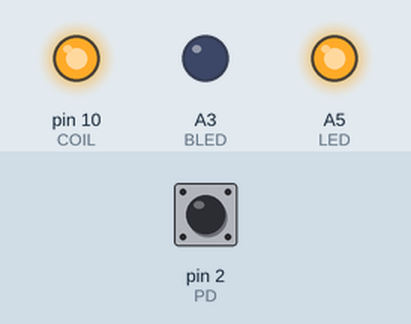
Recording of a sketch running on a simulated Arduino Leonardo, built with avr-gcc and run on an emulated ATmega32U4. Shown: output pins drawn as LEDs (lit = HIGH). The inputs (shaded band) are chosen by the test bench; at power-on: pin 2 (PD) LOW. What the sketch prints to the serial monitor is not drawn.

Above: at 1.2 s.
1.3 s: pin 2 (PD) pulsed HIGH 2 times (0.12 s each, 0.3 s apart)
At 2.4 s:
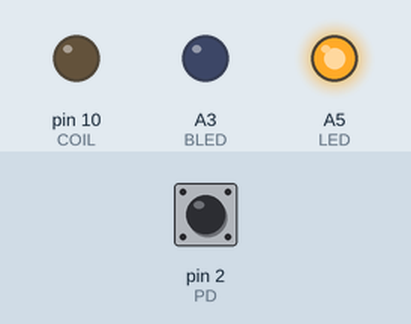
At 3.3 s:
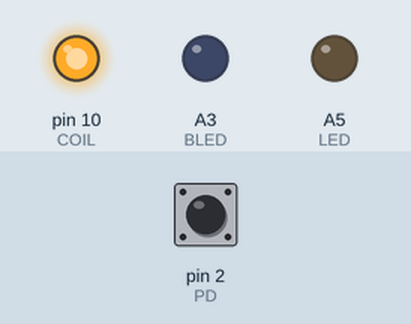
4.1 s: pin 2 (PD) pulsed HIGH 5 times (0.12 s each, 0.3 s apart)
At 5.9 s:
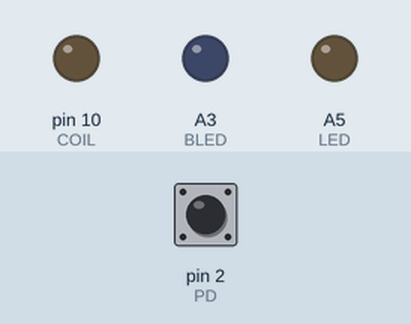
Timing chart, 0 to 13.8 s (numbered marks = the images above; inputs shaded):
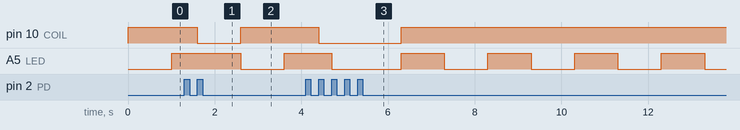

Measured:
- after the input at 1.3 s, pin 10 (COIL): HIGH → LOW after 0.30 s, → HIGH 1.0 s later
- after the input at 4.1 s, pin 10 (COIL): HIGH → LOW after 0.30 s, → HIGH 1.9 s later
- by itself, A5 (LED): repeats every 2.0 s: HIGH 1.0 s, LOW 1.0 s

The sketch:

LSB1.ino
```cpp
//Laser Safety Board
// By Peter Bradbury
// Rev 1

#define DIP 5
#define COIL 10
#define LED A5
#define PWR A2
#define BLED A3


int PD = 2;
int DIPs = 0;
int LEDstate = 0;
int flag1 = 0;
unsigned long duration;
unsigned long previousMillis = 0;
const long interval = 1000;
int PWRraw;
float PWRv;

void setup() {
  pinMode(DIP, INPUT);
  pinMode(COIL, OUTPUT);
  pinMode(LED, OUTPUT);
  pinMode(PD, INPUT);
  pinMode(BLED, OUTPUT);
  //pinMode(PWR, INPUT);

  Serial1.begin(115200);
  delay(10);
  digitalWrite(COIL, HIGH);
//delay(10000);
//    while (!Serial)
//  {
//    ; // wait for serial port to connect. Needed for Leonardo only
//  }
  Serial.println("setup");

}

void loop() {

  duration = pulseIn(PD, LOW);
  Serial.print("Pulse Width: ");
  Serial.print(duration);
  Serial.println(" uS");
//  PWRraw = analogRead(PWR);
//  delay(50);
//  PWRraw = analogRead(PWR);
//  delay(50);
//  PWRv = PWRraw*(5.0/1023.0);
//   Serial.print("PWR voltage: ");
//  Serial.print(PWRv);
//  Serial.println(" V");

  unsigned long currentMillis = millis();

 if (currentMillis - previousMillis >= interval) {
    // save the last time you blinked the LED
    previousMillis = currentMillis;

    // if the LED is off turn it on and vice-versa:
    if (LEDstate == LOW) {
      LEDstate = HIGH;
    } else {
      LEDstate = LOW;
    }

    // set the LED with the ledState of the variable:
    digitalWrite(LED, LEDstate);

  }

 //DIPs = digitalRead(DIP);
//if (DIPs == HIGH){
//  digitalWrite (COIL, HIGH);
//  Serial.println("high");
//
//}
//
//if (DIPs == LOW){
//  digitalWrite (COIL, LOW);
//  Serial.println("LOW");
//}
if (duration <= 430){
  digitalWrite (COIL, HIGH);
    //Serial.println("HIGH");
    Serial.print ("HIGH");
}


//if (duration <= 310 && duration >= 150){
//  digitalWrite (COIL, LOW);
//  Serial.println("LOW");
//}
if (duration >= 440){
   digitalWrite (COIL, LOW);
  Serial.println("LOW");
}
}
```
